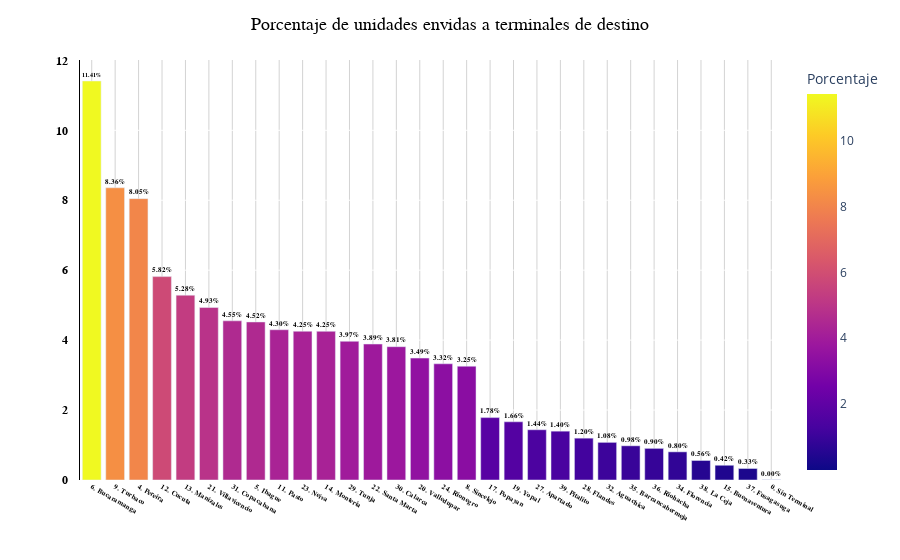

This figure's notebook cell:
### Markdown cell above
Ahora si, ¿Cuáles son las terminales donde se hacen más envios?

### Code cell
mas_envios = clean_data.groupby(by=['Terminal_Destino']).agg(
    sum_unidades = ('Unidades','sum')
).reset_index()

mas_envios['Porcentaje'] = (mas_envios['sum_unidades']/mas_envios['sum_unidades'].sum())*100
mas_envios = mas_envios.sort_values(
    by='Porcentaje',  # Columna por la que ordenar
    ascending=False   # Orden descendente (de mayor a menor)
).reset_index(drop=True) 
fig = crear_barplot_personalizado(mas_envios, 
                                  x='Terminal_Destino', 
                                  y='Porcentaje', 
                                  color='Porcentaje',
                                  decimales ='%{y:.2f}%',
                                  titulo='Porcentaje de unidades envidas a terminales de destino')
fig.show()

### Figure 1 — Plotly figure (JSON) as saved in the notebook; plotly's stock layout.template omitted (floating-point values rounded to 4 significant figures)
{"data": [{"alignmentgroup": "True", "hovertemplate": " =%{x}<br>Porcentaje=%{marker.color}<extra></extra>", "legendgroup": "", "marker": {"color": [11.41, 8.356, 8.046, 5.816, 5.285, 4.933, 4.552, 4.519, 4.296, 4.253, 4.251, 3.966, 3.888, 3.812, 3.487, 3.323, 3.254, 1.785, 1.664, 1.437, 1.396, 1.196, 1.076, 0.9777, 0.9043, 0.8049, 0.558, 0.4215, 0.3288, 0.003705], "coloraxis": "coloraxis", "pattern": {"shape": ""}}, "name": "", "offsetgroup": "", "orientation": "v", "showlegend": false, "text": [11.41, 8.356, 8.046, 5.816, 5.285, 4.933, 4.552, 4.519, 4.296, 4.253, 4.251, 3.966, 3.888, 3.812, 3.487, 3.323, 3.254, 1.785, 1.664, 1.437, 1.396, 1.196, 1.076, 0.9777, 0.9043, 0.8049, 0.558, 0.4215, 0.3288, 0.003705], "textfont": {"color": "black", "family": "Arial", "size": 12, "weight": "bold"}, "textposition": "outside", "texttemplate": "%{y:.2f}%", "type": "bar", "x": ["6. Bucaramanga", "9. Turbaco", "4. Pereira", "12. Cucuta", "13. Manizales", "21. Villavicencio", "31. Copacabana", "5. Ibague", "11. Pasto", "23. Neiva", "14. Monteria", "29. Tunja", "22. Santa Marta", "30. Calarca", "20. Valledupar", "24. Rionegro", "8. Sincelejo", "17. Popayan", "19. Yopal", "27. Apartado", "39. Pitalito", "28. Flandes", "32. Aguachica", "35. Barrancabermeja", "36. Riohacha", "34. Florencia", "38. La Ceja", "15. Buenaventura", "37. Fusagasuga", "0. Sin Terminal"], "xaxis": "x", "y": [11.41, 8.356, 8.046, 5.816, 5.285, 4.933, 4.552, 4.519, 4.296, 4.253, 4.251, 3.966, 3.888, 3.812, 3.487, 3.323, 3.254, 1.785, 1.664, 1.437, 1.396, 1.196, 1.076, 0.9777, 0.9043, 0.8049, 0.558, 0.4215, 0.3288, 0.003705], "yaxis": "y"}], "layout": {"bargap": 0.2, "barmode": "group", "coloraxis": {"colorbar": {"title": {"text": "Porcentaje"}}, "colorscale": [[0, "#0d0887"], [0.1111, "#46039f"], [0.2222, "#7201a8"], [0.3333, "#9c179e"], [0.4444, "#bd3786"], [0.5556, "#d8576b"], [0.6667, "#ed7953"], [0.7778, "#fb9f3a"], [0.8889, "#fdca26"], [1, "#f0f921"]]}, "hoverlabel": {"bgcolor": "white", "font": {"family": "Arial", "size": 12}}, "legend": {"font": {"size": 10}, "orientation": "h", "tracegroupgap": 0, "x": 0.5, "xanchor": "center", "y": 1.05, "yanchor": "bottom"}, "margin": {"t": 60}, "paper_bgcolor": "white", "plot_bgcolor": "white", "showlegend": true, "title": {"font": {"color": "black", "family": "Arial", "size": 18}, "text": "Porcentaje de unidades envidas a terminales de destino", "x": 0.5}, "xaxis": {"anchor": "y", "domain": [0, 1], "gridcolor": "lightgrey", "showgrid": true, "tickfont": {"color": "black", "family": "Arial", "size": 7, "weight": "bold"}, "title": {"font": {"color": "black", "family": "Arial", "size": 12}, "text": " "}, "zerolinecolor": "lightgrey"}, "yaxis": {"anchor": "x", "automargin": true, "autorange": true, "domain": [0, 1], "linecolor": "black", "showline": true, "tickfont": {"color": "black", "family": "Arial", "size": 12, "weight": "bold"}, "ticklen": 10, "ticksuffix": "   ", "title": {"text": ""}}}}
